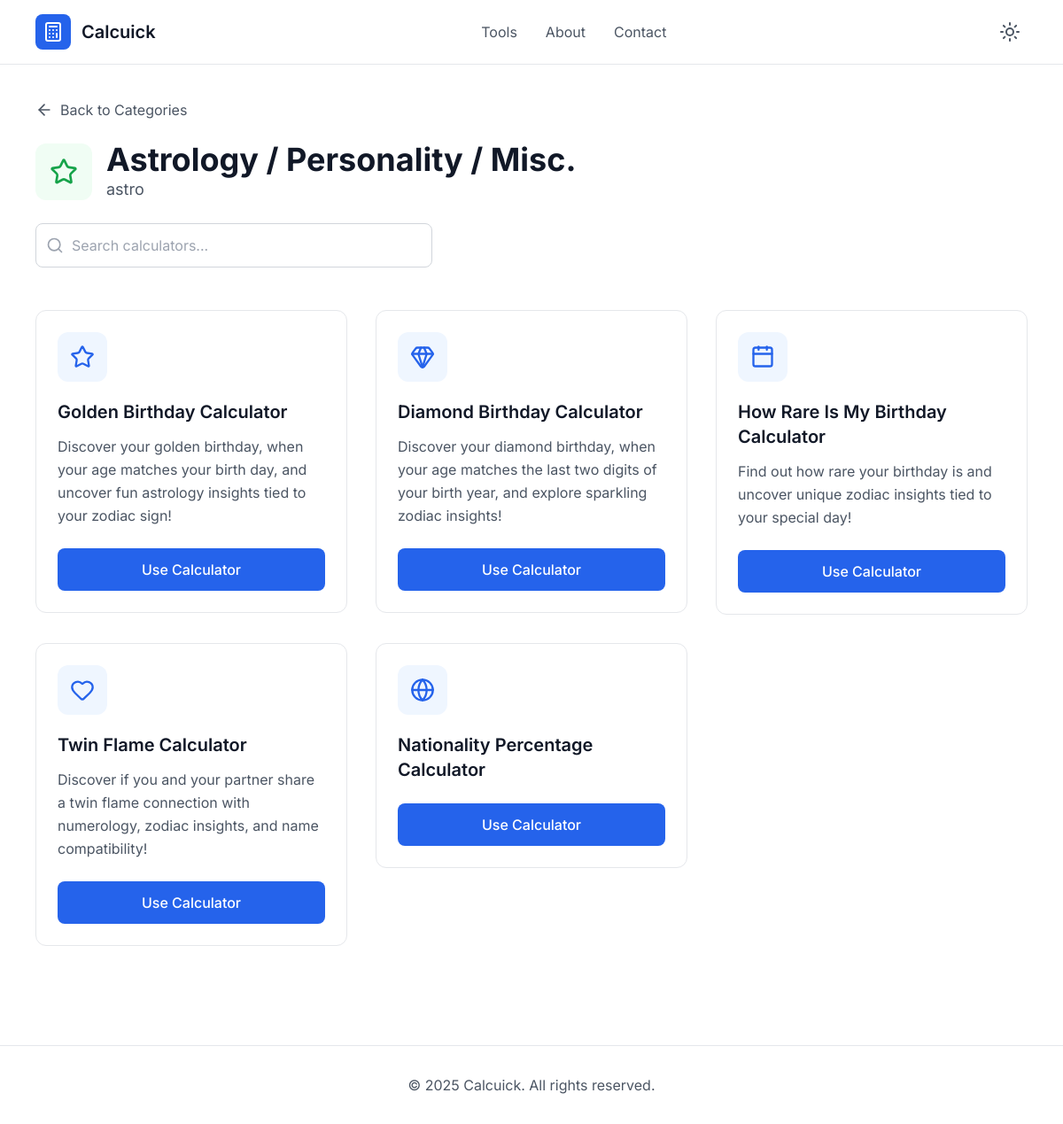
The app's page /category/astrology-personality-misc/, older data.
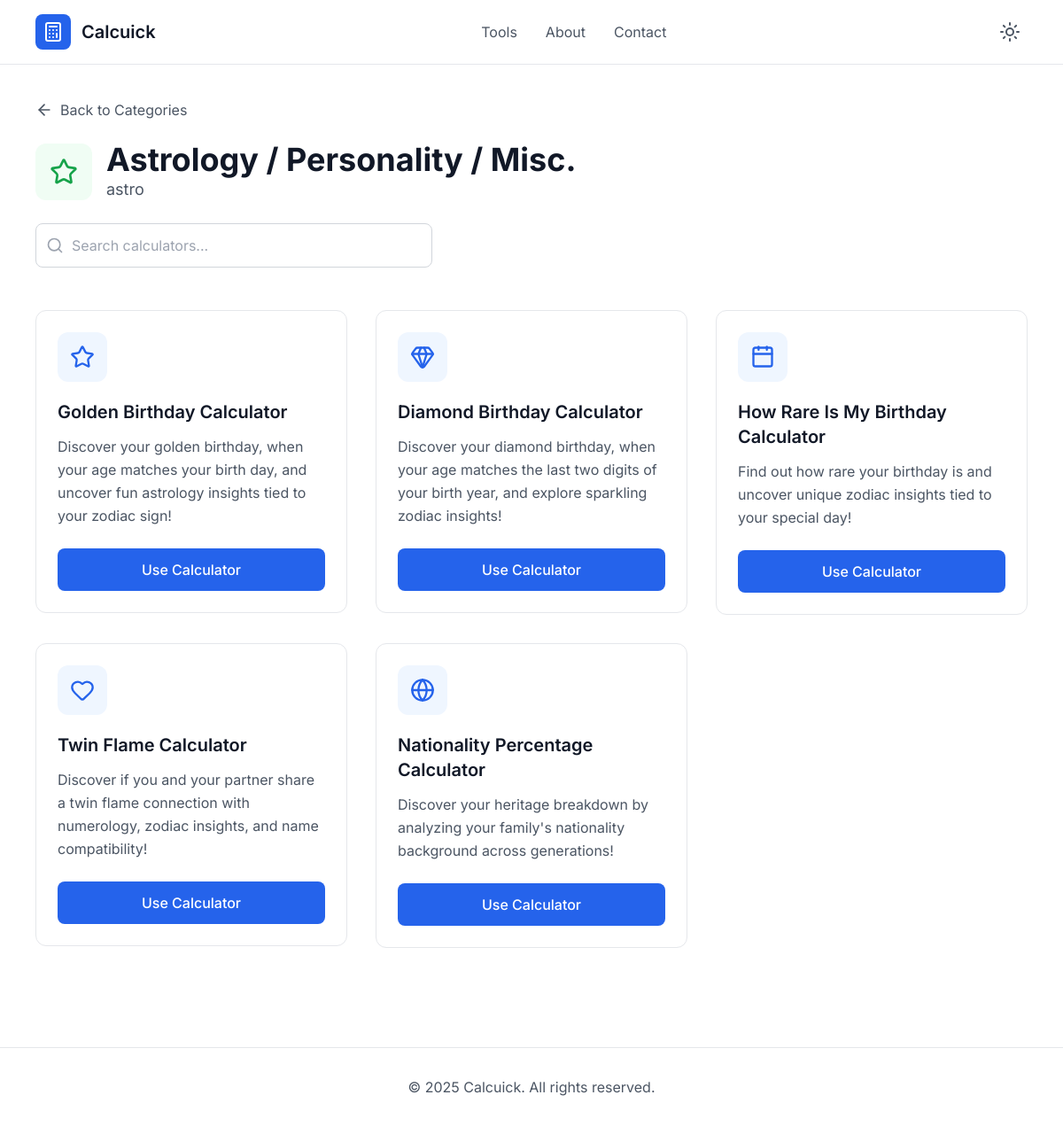
The same page, newer data.
### calculators/models.py (models this page shows, shortened)
class Calculator(models.Model):
    category = models.ForeignKey(Category, on_delete=models.CASCADE, related_name='calculators')
    name = models.CharField(max_length=150)
    slug = models.SlugField(unique=True, blank=True)
    description = models.TextField(blank=True)
    template = models.CharField(max_length=150)
    icon = models.CharField(max_length=50, blank=True, null=True)

### calculators/views.py (the view)
# urls.py: path('category/<slug:slug>/', views.calculator_list, name='calculator_list'),
def calculator_list(request, slug):
    category = get_object_or_404(Category, slug=slug)
    calculators = category.calculators.all()
    return render(request, 'calculators/calculator_list.html', {'category': category, 'calculators': calculators})

### calculators/templates/calculators/calculator_list.html (shortened to what this page needs)
{% extends 'base.html' %}
{% block body %}
    <main class="max-w-6xl mx-auto px-4 py-8">
        <div class="mb-6">
            <button onclick="window.history.back()" class="flex items-center space-x-2 text-gray-600 dark:text-gray-300 hover:text-gray-900 dark:hover:text-white transition-colors">
                <i data-lucide="arrow-left" class="w-5 h-5"></i>
                <span>Back to Categories</span>
            </button>
        </div>
        <div class="mb-12">
            <div class="flex items-center space-x-4 mb-6">
                <div class="w-16 h-16 bg-green-50 dark:bg-green-900/30 rounded-xl flex items-center justify-center">
                    <i data-lucide="{{category.icon}}" class="w-8 h-8 text-green-600 dark:text-green-400"></i>
                </div>
                <div>
                    <h1 class="text-3xl md:text-4xl font-bold text-gray-900 dark:text-white">{{ category.name }}</h1>
                    <p class="text-lg text-gray-600 dark:text-gray-300">
                        {{category.description}}
                    </p>
                </div>
            </div>
            <div class="max-w-md">
                <div class="relative">
                    <i data-lucide="search" class="absolute left-3 top-1/2 transform -translate-y-1/2 w-5 h-5 text-gray-400"></i>
                    <input type="text" id="search-input" placeholder="Search calculators..." class="w-full pl-10 pr-4 py-3 border border-gray-300 dark:border-gray-600 rounded-lg bg-white dark:bg-gray-800 text-gray-900 dark:text-white focus:outline-none focus:ring-2 focus:ring-blue-500 focus:border-transparent">
                </div>
            </div>
        </div>
        <div id="calculators-grid" class="grid grid-cols-1 md:grid-cols-2 lg:grid-cols-3 gap-8">
          {% for calculator in calculators %}
          <a href="{% url 'calculator_detail' calculator.slug %}">
            <div class="calculator-card bg-white dark:bg-gray-800 border border-gray-200 dark:border-gray-700 rounded-xl p-6 hover:shadow-lg hover:border-blue-300 dark:hover:border-blue-600 transition-all duration-300 group" data-name="loan calculator">
                <div class="w-14 h-14 bg-blue-50 dark:bg-blue-900/30 rounded-xl flex items-center justify-center mb-5 group-hover:bg-blue-100 dark:group-hover:bg-blue-900/50 transition-colors">
                    <i data-lucide="{{calculator.icon}}" class="w-7 h-7 text-blue-600 dark:text-blue-400"></i>
                </div>
                <h3 class="text-xl font-semibold text-gray-900 dark:text-white mb-3">{{calculator.name.title}}</h3>
                <p class="text-gray-600 dark:text-gray-300 mb-6 leading-relaxed">{{calculator.description}}</p>
                <button class="w-full bg-blue-600 hover:bg-blue-700 text-white py-3 rounded-lg font-medium transition-colors duration-200">
                    Use Calculator
                </button>
            </div>
          </a>
          {% endfor %}
        </div>
    </main>
{% endblock %}

Row changes from the older to the newer data that the page shows:
changed Calculator "Nationality Percentage Calculator": description (not shown) → "Discover your heritage breakdown by analyzing your family's nationality background across generations!"
